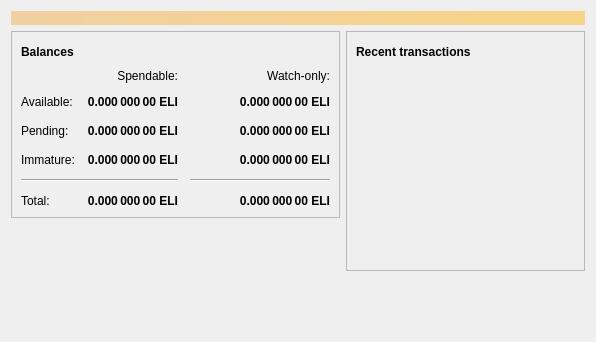
<?xml version="1.0" encoding="UTF-8"?>
<ui version="4.0">
 <class>OverviewPage</class>
 <widget class="QWidget" name="OverviewPage">
  <property name="geometry">
   <rect>
    <x>0</x>
    <y>0</y>
    <width>596</width>
    <height>342</height>
   </rect>
  </property>
  <property name="windowTitle">
   <string>Form</string>
  </property>
  <layout class="QVBoxLayout" name="topLayout">
   <item>
    <widget class="QLabel" name="labelAlerts">
     <property name="visible">
      <bool>false</bool>
     </property>
     <property name="styleSheet">
      <string notr="true">QLabel { background-color: qlineargradient(x1: 0, y1: 0, x2: 1, y2: 0, stop:0 #F0D0A0, stop:1 #F8D488); color:#000000; }</string>
     </property>
     <property name="wordWrap">
      <bool>true</bool>
     </property>
     <property name="margin">
      <number>3</number>
     </property>
     <property name="textInteractionFlags">
      <set>Qt::TextSelectableByMouse</set>
     </property>
    </widget>
   </item>
   <item>
    <layout class="QHBoxLayout" name="horizontalLayout" stretch="1,1">
     <item>
      <layout class="QVBoxLayout" name="verticalLayout_2">
       <item>
        <widget class="QFrame" name="frame">
         <property name="frameShape">
          <enum>QFrame::StyledPanel</enum>
         </property>
         <property name="frameShadow">
          <enum>QFrame::Raised</enum>
         </property>
         <layout class="QVBoxLayout" name="verticalLayout_4">
          <item>
           <layout class="QHBoxLayout" name="horizontalLayout_4">
            <item>
             <widget class="QLabel" name="label_5">
              <property name="font">
               <font>
                <weight>75</weight>
                <bold>true</bold>
               </font>
              </property>
              <property name="text">
               <string>Balances</string>
              </property>
             </widget>
            </item>
            <item>
             <widget class="QPushButton" name="labelWalletStatus">
              <property name="enabled">
               <bool>true</bool>
              </property>
              <property name="maximumSize">
               <size>
                <width>30</width>
                <height>16777215</height>
               </size>
              </property>
              <property name="toolTip">
               <string>The displayed information may be out of date. Your wallet automatically synchronizes with the Elicoin network after a connection is established, but this process has not completed yet.</string>
              </property>
              <property name="text">
               <string/>
              </property>
              <property name="icon">
               <iconset resource="../bitcoin.qrc">
                <normaloff>:/icons/warning</normaloff>
                <disabledoff>:/icons/warning</disabledoff>:/icons/warning</iconset>
              </property>
              <property name="iconSize">
               <size>
                <width>24</width>
                <height>24</height>
               </size>
              </property>
              <property name="flat">
               <bool>true</bool>
              </property>
             </widget>
            </item>
            <item>
             <spacer name="horizontalSpacer_3">
              <property name="orientation">
               <enum>Qt::Horizontal</enum>
              </property>
              <property name="sizeHint" stdset="0">
               <size>
                <width>40</width>
                <height>20</height>
               </size>
              </property>
             </spacer>
            </item>
           </layout>
          </item>
          <item>
           <layout class="QGridLayout" name="gridLayout">
            <property name="spacing">
             <number>12</number>
            </property>
            <item row="2" column="2">
             <widget class="QLabel" name="labelWatchPending">
              <property name="font">
               <font>
                <weight>75</weight>
                <bold>true</bold>
               </font>
              </property>
              <property name="cursor">
               <cursorShape>IBeamCursor</cursorShape>
              </property>
              <property name="toolTip">
               <string>Unconfirmed transactions to watch-only addresses</string>
              </property>
              <property name="text">
               <string notr="true">0.000 000 00 ELI</string>
              </property>
              <property name="alignment">
               <set>Qt::AlignRight|Qt::AlignTrailing|Qt::AlignVCenter</set>
              </property>
              <property name="textInteractionFlags">
               <set>Qt::LinksAccessibleByMouse|Qt::TextSelectableByKeyboard|Qt::TextSelectableByMouse</set>
              </property>
             </widget>
            </item>
            <item row="2" column="1">
             <widget class="QLabel" name="labelUnconfirmed">
              <property name="font">
               <font>
                <weight>75</weight>
                <bold>true</bold>
               </font>
              </property>
              <property name="cursor">
               <cursorShape>IBeamCursor</cursorShape>
              </property>
              <property name="toolTip">
               <string>Total of transactions that have yet to be confirmed, and do not yet count toward the spendable balance</string>
              </property>
              <property name="text">
               <string notr="true">0.000 000 00 ELI</string>
              </property>
              <property name="alignment">
               <set>Qt::AlignRight|Qt::AlignTrailing|Qt::AlignVCenter</set>
              </property>
              <property name="textInteractionFlags">
               <set>Qt::LinksAccessibleByMouse|Qt::TextSelectableByKeyboard|Qt::TextSelectableByMouse</set>
              </property>
             </widget>
            </item>
            <item row="3" column="2">
             <widget class="QLabel" name="labelWatchImmature">
              <property name="font">
               <font>
                <weight>75</weight>
                <bold>true</bold>
               </font>
              </property>
              <property name="cursor">
               <cursorShape>IBeamCursor</cursorShape>
              </property>
              <property name="toolTip">
               <string>Mined balance in watch-only addresses that has not yet matured</string>
              </property>
              <property name="text">
               <string notr="true">0.000 000 00 ELI</string>
              </property>
              <property name="alignment">
               <set>Qt::AlignRight|Qt::AlignTrailing|Qt::AlignVCenter</set>
              </property>
              <property name="textInteractionFlags">
               <set>Qt::LinksAccessibleByMouse|Qt::TextSelectableByKeyboard|Qt::TextSelectableByMouse</set>
              </property>
             </widget>
            </item>
            <item row="4" column="0" colspan="2">
             <widget class="Line" name="line">
              <property name="orientation">
               <enum>Qt::Horizontal</enum>
              </property>
             </widget>
            </item>
            <item row="4" column="2">
             <widget class="Line" name="lineWatchBalance">
              <property name="sizePolicy">
               <sizepolicy hsizetype="Preferred" vsizetype="Fixed">
                <horstretch>0</horstretch>
                <verstretch>0</verstretch>
               </sizepolicy>
              </property>
              <property name="minimumSize">
               <size>
                <width>140</width>
                <height>0</height>
               </size>
              </property>
              <property name="orientation">
               <enum>Qt::Horizontal</enum>
              </property>
             </widget>
            </item>
            <item row="5" column="0">
             <widget class="QLabel" name="labelTotalText">
              <property name="text">
               <string>Total:</string>
              </property>
             </widget>
            </item>
            <item row="3" column="1">
             <widget class="QLabel" name="labelImmature">
              <property name="font">
               <font>
                <weight>75</weight>
                <bold>true</bold>
               </font>
              </property>
              <property name="cursor">
               <cursorShape>IBeamCursor</cursorShape>
              </property>
              <property name="toolTip">
               <string>Mined balance that has not yet matured</string>
              </property>
              <property name="text">
               <string notr="true">0.000 000 00 ELI</string>
              </property>
              <property name="alignment">
               <set>Qt::AlignRight|Qt::AlignTrailing|Qt::AlignVCenter</set>
              </property>
              <property name="textInteractionFlags">
               <set>Qt::LinksAccessibleByMouse|Qt::TextSelectableByKeyboard|Qt::TextSelectableByMouse</set>
              </property>
             </widget>
            </item>
            <item row="2" column="3">
             <spacer name="horizontalSpacer_2">
              <property name="orientation">
               <enum>Qt::Horizontal</enum>
              </property>
              <property name="sizeHint" stdset="0">
               <size>
                <width>40</width>
                <height>20</height>
               </size>
              </property>
             </spacer>
            </item>
            <item row="3" column="0">
             <widget class="QLabel" name="labelImmatureText">
              <property name="text">
               <string>Immature:</string>
              </property>
             </widget>
            </item>
            <item row="5" column="1">
             <widget class="QLabel" name="labelTotal">
              <property name="font">
               <font>
                <weight>75</weight>
                <bold>true</bold>
               </font>
              </property>
              <property name="cursor">
               <cursorShape>IBeamCursor</cursorShape>
              </property>
              <property name="toolTip">
               <string>Your current total balance</string>
              </property>
              <property name="text">
               <string notr="true">0.000 000 00 ELI</string>
              </property>
              <property name="alignment">
               <set>Qt::AlignRight|Qt::AlignTrailing|Qt::AlignVCenter</set>
              </property>
              <property name="textInteractionFlags">
               <set>Qt::LinksAccessibleByMouse|Qt::TextSelectableByKeyboard|Qt::TextSelectableByMouse</set>
              </property>
             </widget>
            </item>
            <item row="5" column="2">
             <widget class="QLabel" name="labelWatchTotal">
              <property name="font">
               <font>
                <weight>75</weight>
                <bold>true</bold>
               </font>
              </property>
              <property name="cursor">
               <cursorShape>IBeamCursor</cursorShape>
              </property>
              <property name="toolTip">
               <string>Current total balance in watch-only addresses</string>
              </property>
              <property name="text">
               <string notr="true">0.000 000 00 ELI</string>
              </property>
              <property name="alignment">
               <set>Qt::AlignRight|Qt::AlignTrailing|Qt::AlignVCenter</set>
              </property>
              <property name="textInteractionFlags">
               <set>Qt::LinksAccessibleByMouse|Qt::TextSelectableByKeyboard|Qt::TextSelectableByMouse</set>
              </property>
             </widget>
            </item>
            <item row="0" column="2">
             <widget class="QLabel" name="labelWatchonly">
              <property name="text">
               <string>Watch-only:</string>
              </property>
              <property name="alignment">
               <set>Qt::AlignRight|Qt::AlignTrailing|Qt::AlignVCenter</set>
              </property>
             </widget>
            </item>
            <item row="1" column="0">
             <widget class="QLabel" name="labelBalanceText">
              <property name="text">
               <string>Available:</string>
              </property>
             </widget>
            </item>
            <item row="1" column="1">
             <widget class="QLabel" name="labelBalance">
              <property name="font">
               <font>
                <weight>75</weight>
                <bold>true</bold>
               </font>
              </property>
              <property name="cursor">
               <cursorShape>IBeamCursor</cursorShape>
              </property>
              <property name="toolTip">
               <string>Your current spendable balance</string>
              </property>
              <property name="text">
               <string notr="true">0.000 000 00 ELI</string>
              </property>
              <property name="alignment">
               <set>Qt::AlignRight|Qt::AlignTrailing|Qt::AlignVCenter</set>
              </property>
              <property name="textInteractionFlags">
               <set>Qt::LinksAccessibleByMouse|Qt::TextSelectableByKeyboard|Qt::TextSelectableByMouse</set>
              </property>
             </widget>
            </item>
            <item row="1" column="2">
             <widget class="QLabel" name="labelWatchAvailable">
              <property name="font">
               <font>
                <weight>75</weight>
                <bold>true</bold>
               </font>
              </property>
              <property name="cursor">
               <cursorShape>IBeamCursor</cursorShape>
              </property>
              <property name="toolTip">
               <string>Your current balance in watch-only addresses</string>
              </property>
              <property name="text">
               <string notr="true">0.000 000 00 ELI</string>
              </property>
              <property name="alignment">
               <set>Qt::AlignRight|Qt::AlignTrailing|Qt::AlignVCenter</set>
              </property>
              <property name="textInteractionFlags">
               <set>Qt::LinksAccessibleByMouse|Qt::TextSelectableByKeyboard|Qt::TextSelectableByMouse</set>
              </property>
             </widget>
            </item>
            <item row="2" column="0">
             <widget class="QLabel" name="labelPendingText">
              <property name="text">
               <string>Pending:</string>
              </property>
             </widget>
            </item>
            <item row="0" column="1">
             <widget class="QLabel" name="labelSpendable">
              <property name="text">
               <string>Spendable:</string>
              </property>
              <property name="alignment">
               <set>Qt::AlignRight|Qt::AlignTrailing|Qt::AlignVCenter</set>
              </property>
             </widget>
            </item>
           </layout>
          </item>
         </layout>
        </widget>
       </item>
       <item>
        <spacer name="verticalSpacer">
         <property name="orientation">
          <enum>Qt::Vertical</enum>
         </property>
         <property name="sizeHint" stdset="0">
          <size>
           <width>20</width>
           <height>40</height>
          </size>
         </property>
        </spacer>
       </item>
      </layout>
     </item>
     <item>
      <layout class="QVBoxLayout" name="verticalLayout_3">
       <item>
        <widget class="QFrame" name="frame_2">
         <property name="frameShape">
          <enum>QFrame::StyledPanel</enum>
         </property>
         <property name="frameShadow">
          <enum>QFrame::Raised</enum>
         </property>
         <layout class="QVBoxLayout" name="verticalLayout">
          <item>
           <layout class="QHBoxLayout" name="horizontalLayout_2">
            <item>
             <widget class="QLabel" name="label_4">
              <property name="font">
               <font>
                <weight>75</weight>
                <bold>true</bold>
               </font>
              </property>
              <property name="text">
               <string>Recent transactions</string>
              </property>
             </widget>
            </item>
            <item>
             <widget class="QPushButton" name="labelTransactionsStatus">
              <property name="enabled">
               <bool>true</bool>
              </property>
              <property name="maximumSize">
               <size>
                <width>30</width>
                <height>16777215</height>
               </size>
              </property>
              <property name="toolTip">
               <string>The displayed information may be out of date. Your wallet automatically synchronizes with the Elicoin network after a connection is established, but this process has not completed yet.</string>
              </property>
              <property name="text">
               <string/>
              </property>
              <property name="icon">
               <iconset resource="../bitcoin.qrc">
                <normaloff>:/icons/warning</normaloff>
                <disabledoff>:/icons/warning</disabledoff>:/icons/warning</iconset>
              </property>
              <property name="iconSize">
               <size>
                <width>24</width>
                <height>24</height>
               </size>
              </property>
              <property name="flat">
               <bool>true</bool>
              </property>
             </widget>
            </item>
            <item>
             <spacer name="horizontalSpacer">
              <property name="orientation">
               <enum>Qt::Horizontal</enum>
              </property>
              <property name="sizeHint" stdset="0">
               <size>
                <width>40</width>
                <height>20</height>
               </size>
              </property>
             </spacer>
            </item>
           </layout>
          </item>
          <item>
           <widget class="QListView" name="listTransactions">
            <property name="styleSheet">
             <string notr="true">QListView { background: transparent; }</string>
            </property>
            <property name="frameShape">
             <enum>QFrame::NoFrame</enum>
            </property>
            <property name="verticalScrollBarPolicy">
             <enum>Qt::ScrollBarAlwaysOff</enum>
            </property>
            <property name="horizontalScrollBarPolicy">
             <enum>Qt::ScrollBarAlwaysOff</enum>
            </property>
            <property name="selectionMode">
             <enum>QAbstractItemView::NoSelection</enum>
            </property>
           </widget>
          </item>
         </layout>
        </widget>
       </item>
       <item>
        <spacer name="verticalSpacer_2">
         <property name="orientation">
          <enum>Qt::Vertical</enum>
         </property>
         <property name="sizeHint" stdset="0">
          <size>
           <width>20</width>
           <height>40</height>
          </size>
         </property>
        </spacer>
       </item>
      </layout>
     </item>
    </layout>
   </item>
  </layout>
 </widget>
 <resources/>
 <connections/>
</ui>
